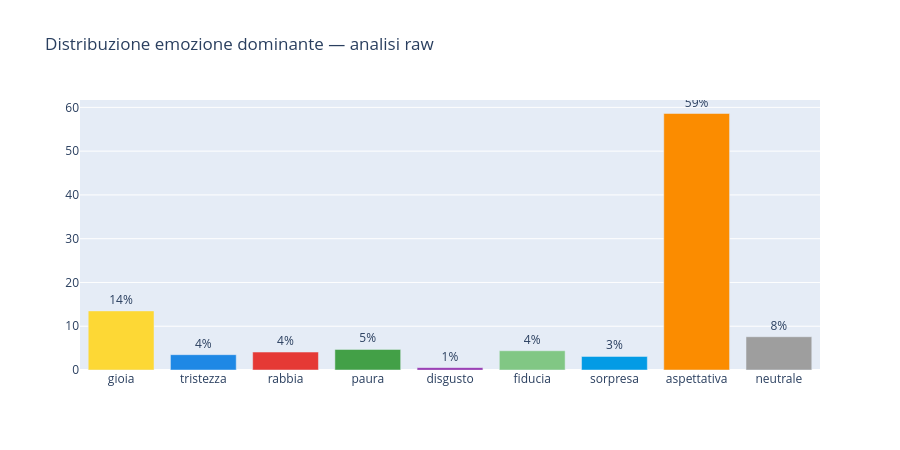

Write notebook code for a chart like this one.
### Code cell
fig = go.Figure()
for e in BASIC_EMOTIONS + ['neutrale']:
    n = counts_raw.get(e, 0)
    fig.add_trace(go.Bar(name=e, x=[e], y=[round(n/total*100,1)],
        marker_color=EMOTION_COLORS.get(e,'#999'),
        text=['{:.0f}%'.format(n/total*100)], textposition='outside'))
fig.update_layout(title='Distribuzione emozione dominante — analisi raw',
                  barmode='group', height=450, showlegend=False)
fig.show()

### Figure 1 — Plotly figure (JSON) as saved in the notebook; plotly's stock layout.template omitted (floating-point values rounded to 4 significant figures)
{"data": [{"marker": {"color": "#FDD835"}, "name": "gioia", "text": ["14%"], "textposition": "outside", "x": ["gioia"], "y": [13.5], "type": "bar"}, {"marker": {"color": "#1E88E5"}, "name": "tristezza", "text": ["4%"], "textposition": "outside", "x": ["tristezza"], "y": [3.5], "type": "bar"}, {"marker": {"color": "#E53935"}, "name": "rabbia", "text": ["4%"], "textposition": "outside", "x": ["rabbia"], "y": [4.1], "type": "bar"}, {"marker": {"color": "#43A047"}, "name": "paura", "text": ["5%"], "textposition": "outside", "x": ["paura"], "y": [4.7], "type": "bar"}, {"marker": {"color": "#8E24AA"}, "name": "disgusto", "text": ["1%"], "textposition": "outside", "x": ["disgusto"], "y": [0.5], "type": "bar"}, {"marker": {"color": "#81C784"}, "name": "fiducia", "text": ["4%"], "textposition": "outside", "x": ["fiducia"], "y": [4.4], "type": "bar"}, {"marker": {"color": "#039BE5"}, "name": "sorpresa", "text": ["3%"], "textposition": "outside", "x": ["sorpresa"], "y": [3.1], "type": "bar"}, {"marker": {"color": "#FB8C00"}, "name": "aspettativa", "text": ["59%"], "textposition": "outside", "x": ["aspettativa"], "y": [58.6], "type": "bar"}, {"marker": {"color": "#9E9E9E"}, "name": "neutrale", "text": ["8%"], "textposition": "outside", "x": ["neutrale"], "y": [7.6], "type": "bar"}], "layout": {"title": {"text": "Distribuzione emozione dominante — analisi raw"}, "barmode": "group", "height": 450, "showlegend": false}}
